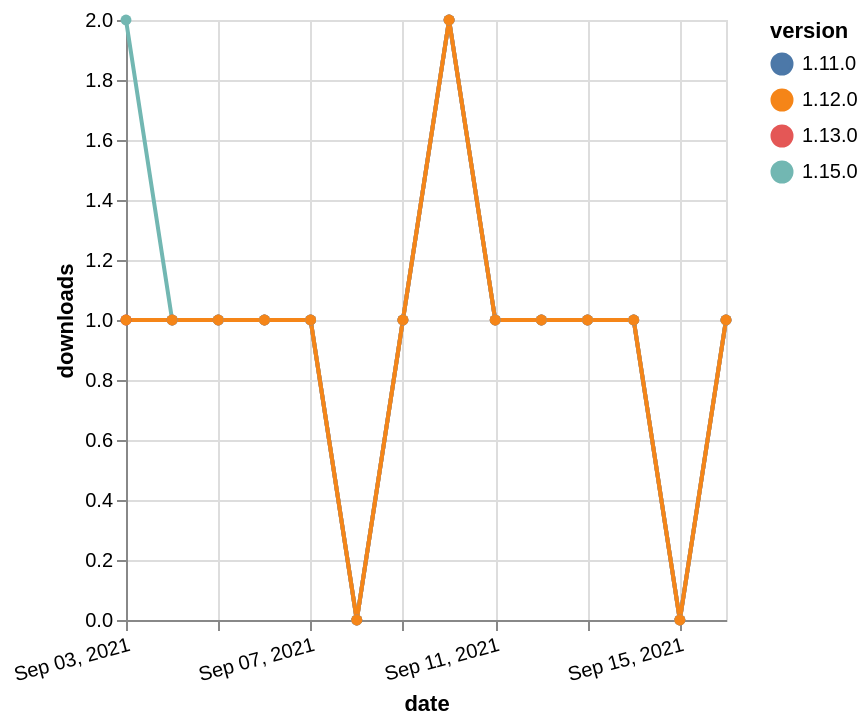

Vega-Lite specification for this chart:
### Vega-Lite specification from a JSON file in a GitHub repository (floating-point values rounded to 4 significant figures)
{"$schema": "https://vega.github.io/schema/vega-lite/v5.json", "description": "A simple bar chart with embedded data.", "data": {"values": [{"date": "2021-09-03", "total": 202, "delta": 1, "version": "1.11.0"}, {"date": "2021-09-04", "total": 203, "delta": 1, "version": "1.11.0"}, {"date": "2021-09-05", "total": 204, "delta": 1, "version": "1.11.0"}, {"date": "2021-09-06", "total": 205, "delta": 1, "version": "1.11.0"}, {"date": "2021-09-07", "total": 206, "delta": 1, "version": "1.11.0"}, {"date": "2021-09-08", "total": 206, "delta": 0, "version": "1.11.0"}, {"date": "2021-09-09", "total": 207, "delta": 1, "version": "1.11.0"}, {"date": "2021-09-10", "total": 209, "delta": 2, "version": "1.11.0"}, {"date": "2021-09-11", "total": 210, "delta": 1, "version": "1.11.0"}, {"date": "2021-09-12", "total": 211, "delta": 1, "version": "1.11.0"}, {"date": "2021-09-13", "total": 212, "delta": 1, "version": "1.11.0"}, {"date": "2021-09-14", "total": 213, "delta": 1, "version": "1.11.0"}, {"date": "2021-09-15", "total": 213, "delta": 0, "version": "1.11.0"}, {"date": "2021-09-16", "total": 214, "delta": 1, "version": "1.11.0"}, {"date": "2021-09-03", "total": 276, "delta": 1, "version": "1.13.0"}, {"date": "2021-09-04", "total": 277, "delta": 1, "version": "1.13.0"}, {"date": "2021-09-05", "total": 278, "delta": 1, "version": "1.13.0"}, {"date": "2021-09-06", "total": 279, "delta": 1, "version": "1.13.0"}, {"date": "2021-09-07", "total": 280, "delta": 1, "version": "1.13.0"}, {"date": "2021-09-08", "total": 280, "delta": 0, "version": "1.13.0"}, {"date": "2021-09-09", "total": 281, "delta": 1, "version": "1.13.0"}, {"date": "2021-09-10", "total": 283, "delta": 2, "version": "1.13.0"}, {"date": "2021-09-11", "total": 284, "delta": 1, "version": "1.13.0"}, {"date": "2021-09-12", "total": 285, "delta": 1, "version": "1.13.0"}, {"date": "2021-09-13", "total": 286, "delta": 1, "version": "1.13.0"}, {"date": "2021-09-14", "total": 287, "delta": 1, "version": "1.13.0"}, {"date": "2021-09-15", "total": 287, "delta": 0, "version": "1.13.0"}, {"date": "2021-09-16", "total": 288, "delta": 1, "version": "1.13.0"}, {"date": "2021-09-03", "total": 111, "delta": 2, "version": "1.15.0"}, {"date": "2021-09-04", "total": 112, "delta": 1, "version": "1.15.0"}, {"date": "2021-09-05", "total": 113, "delta": 1, "version": "1.15.0"}, {"date": "2021-09-06", "total": 114, "delta": 1, "version": "1.15.0"}, {"date": "2021-09-07", "total": 115, "delta": 1, "version": "1.15.0"}, {"date": "2021-09-08", "total": 115, "delta": 0, "version": "1.15.0"}, {"date": "2021-09-09", "total": 116, "delta": 1, "version": "1.15.0"}, {"date": "2021-09-10", "total": 118, "delta": 2, "version": "1.15.0"}, {"date": "2021-09-11", "total": 119, "delta": 1, "version": "1.15.0"}, {"date": "2021-09-12", "total": 120, "delta": 1, "version": "1.15.0"}, {"date": "2021-09-13", "total": 121, "delta": 1, "version": "1.15.0"}, {"date": "2021-09-14", "total": 122, "delta": 1, "version": "1.15.0"}, {"date": "2021-09-15", "total": 122, "delta": 0, "version": "1.15.0"}, {"date": "2021-09-16", "total": 123, "delta": 1, "version": "1.15.0"}, {"date": "2021-09-03", "total": 175, "delta": 1, "version": "1.12.0"}, {"date": "2021-09-04", "total": 176, "delta": 1, "version": "1.12.0"}, {"date": "2021-09-05", "total": 177, "delta": 1, "version": "1.12.0"}, {"date": "2021-09-06", "total": 178, "delta": 1, "version": "1.12.0"}, {"date": "2021-09-07", "total": 179, "delta": 1, "version": "1.12.0"}, {"date": "2021-09-08", "total": 179, "delta": 0, "version": "1.12.0"}, {"date": "2021-09-09", "total": 180, "delta": 1, "version": "1.12.0"}, {"date": "2021-09-10", "total": 182, "delta": 2, "version": "1.12.0"}, {"date": "2021-09-11", "total": 183, "delta": 1, "version": "1.12.0"}, {"date": "2021-09-12", "total": 184, "delta": 1, "version": "1.12.0"}, {"date": "2021-09-13", "total": 185, "delta": 1, "version": "1.12.0"}, {"date": "2021-09-14", "total": 186, "delta": 1, "version": "1.12.0"}, {"date": "2021-09-15", "total": 186, "delta": 0, "version": "1.12.0"}, {"date": "2021-09-16", "total": 187, "delta": 1, "version": "1.12.0"}]}, "width": "container", "mark": {"type": "line", "point": {"filled": true}}, "encoding": {"x": {"field": "date", "type": "temporal", "timeUnit": "yearmonthdate", "title": "date", "axis": {"labelAngle": -15}}, "y": {"field": "delta", "type": "quantitative", "title": "downloads"}, "color": {"field": "version", "type": "nominal"}, "tooltip": {"field": "delta"}}}
